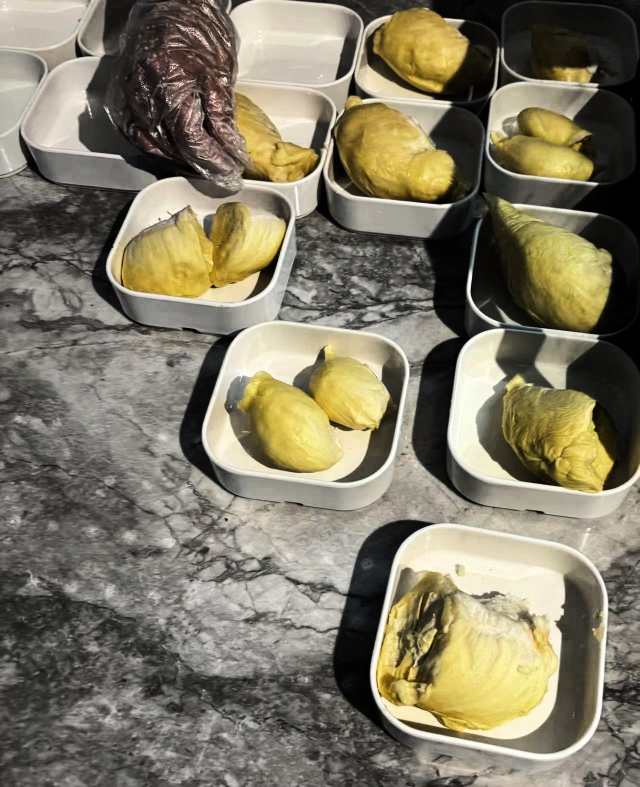
#> input picture experiment2/image_eq1.jpg, 1279 x 1574 px (shown at 1/2 size)
$ python SLICcv.py ../experiment2/image_eq1.jpg 3 3   (Python 2 division)   (older library calls are emulated)
#> lines starting #> are read from the running program, lines starting #| are printed output that depends on the picture
import numpy as np
import sys
import cv2

class SLIC:
    def __init__(self, img, step, nc):
        self.img = img
        self.height, self.width = img.shape[:2]
        self._convertToLAB()
        self.step = step
        self.nc = nc
        self.ns = step
        self.FLT_MAX = 1000000
        self.ITERATIONS = 10

    def _convertToLAB(self):
        try:
            import cv2
            self.labimg = cv2.cvtColor(self.img, cv2.COLOR_BGR2LAB).astype(np.float64)
        except ImportError:
            self.labimg = np.copy(self.img)
            for i in range(self.labimg.shape[0]):
                for j in range(self.labimg.shape[1]):
                    rgb = self.labimg[i, j]
                    self.labimg[i, j] = self._rgb2lab(tuple(reversed(rgb)))

    # [51 lines left out: function _rgb2lab, not called in this run]

    def generateSuperPixels(self):
        self._initData()
        indnp = np.mgrid[0:self.height,0:self.width].swapaxes(0,2).swapaxes(0,1)
        for i in range(self.ITERATIONS):
            self.distances = self.FLT_MAX * np.ones(self.img.shape[:2])
            for j in range(self.centers.shape[0]):
                xlow, xhigh = int(self.centers[j][3] - self.step), int(self.centers[j][3] + self.step)
                ylow, yhigh = int(self.centers[j][4] - self.step), int(self.centers[j][4] + self.step)

                if xlow <= 0:
                    xlow = 0
                if xhigh > self.width:
                    xhigh = self.width
                if ylow <=0:
                    ylow = 0
                if yhigh > self.height:
                    yhigh = self.height

                cropimg = self.labimg[ylow : yhigh , xlow : xhigh]
                colordiff = cropimg - self.labimg[self.centers[j][4], self.centers[j][3]]
                colorDist = np.sqrt(np.sum(np.square(colordiff), axis=2))

                yy, xx = np.ogrid[ylow : yhigh, xlow : xhigh]
                pixdist = ((yy-self.centers[j][4])**2 + (xx-self.centers[j][3])**2)**0.5
                dist = ((colorDist/self.nc)**2 + (pixdist/self.ns)**2)**0.5

                distanceCrop = self.distances[ylow : yhigh, xlow : xhigh]
                idx = dist < distanceCrop
                distanceCrop[idx] = dist[idx]
                self.distances[ylow : yhigh, xlow : xhigh] = distanceCrop
                self.clusters[ylow : yhigh, xlow : xhigh][idx] = j

            for k in range(len(self.centers)):
                idx = (self.clusters == k)
                colornp = self.labimg[idx]
                distnp = indnp[idx]
                self.centers[k][0:3] = np.sum(colornp, axis=0)
                sumy, sumx = np.sum(distnp, axis=0)
                self.centers[k][3:] = sumx, sumy
                self.centers[k] /= np.sum(idx)

    def _initData(self):
        self.clusters = -1 * np.ones(self.img.shape[:2])
        self.distances = self.FLT_MAX * np.ones(self.img.shape[:2])

        centers = []
        for i in range(self.step, self.width - self.step/2, self.step):
            for j in range(self.step, self.height - self.step/2, self.step):

                nc = self._findLocalMinimum(center=(i, j))
                color = self.labimg[nc[1], nc[0]]
                center = [color[0], color[1], color[2], nc[0], nc[1]]
                centers.append(center)
        self.center_counts = np.zeros(len(centers))
        self.centers = np.array(centers)

    # [63 lines left out: functions createConnectivity, displayContours, not called in this run]

    def _findLocalMinimum(self, center):
        min_grad = self.FLT_MAX
        loc_min = center
        x_center, y_center = center
        for i in range(max(x_center - 1, 0), min(x_center + 2, self.width)):
            for j in range(max(y_center - 1, 0), min(y_center + 2, self.height)):
                if i + 1 < self.width and j + 1 < self.height:
                    c1 = self.labimg[j + 1, i]
                    c2 = self.labimg[j, i + 1]
                    c3 = self.labimg[j, i]
                    grad = abs(c1[0] - c3[0]) + abs(c2[0] - c3[0])
                    if grad < min_grad:
                        min_grad = grad
                        loc_min = [i, j]
        return loc_min


if __name__ == "__main__":
    import sys

    if len(sys.argv) != 4:
        print("用法: python slic.py <图像路径> <超像素数量> <nc>")
        sys.exit(1)

    image_path = sys.argv[1]
    try:
        nr_superpixels = int(sys.argv[2])
        nc = int(sys.argv[3])
    except ValueError:
        print("错误: <超像素数量> 和 <nc> 必须是整数。")
        sys.exit(1)

    img = cv2.imread(image_path)
#> img is the input picture: shape (1574, 1279, 3); mean B, G, R 101.2, 121.6, 128.1
    if img is None:
        print(f"错误: 无法加载路径为 {image_path} 的图像")
        sys.exit(1)

    step = int((img.shape[0] * img.shape[1] / nr_superpixels) ** 0.5)
#> step = 819

    slic = SLIC(img, step, nc)
#> in _convertToLAB, `self.labimg = cv2.cvtColor(self.img, cv2.COLOR_BGR2LAB).astype(np.floa..`:
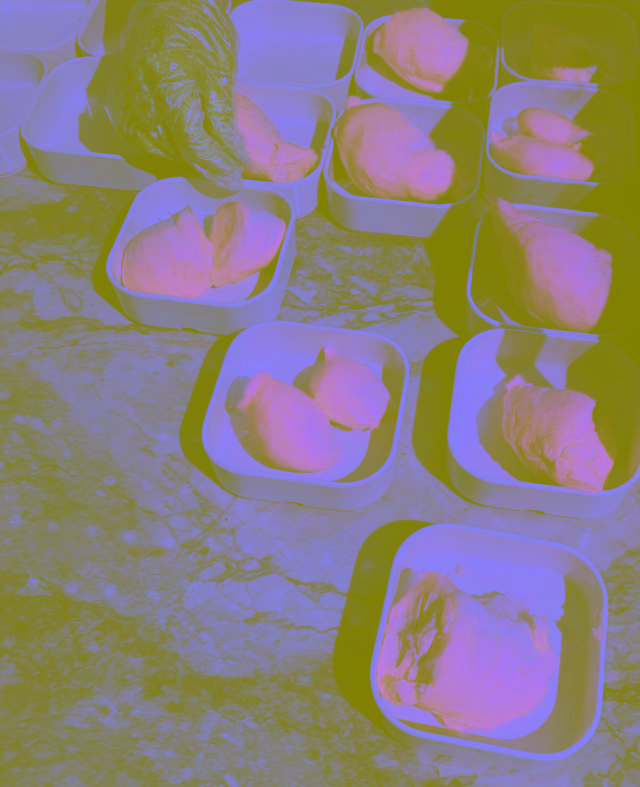
#> self.labimg: shape (1574, 1279, 3) float64 (shown at 1/2 size); mean B, G, R 126.9, 127.5, 139.4
    slic.generateSuperPixels()
#> after the loop in _initData, `for i in range(self.step, self.width - self.step/2, self.step):`: centers = [[178, 126, 136, 820, 818]]
#> in _initData, `self.center_counts = np.zeros(len(centers))`: self.center_counts = [0]
#> in _initData, `self.centers = np.array(centers)`: self.centers = [[178, 126, 136, 820, 818]]
#> after the loop in generateSuperPixels, `for i in range(self.ITERATIONS):`: self.clusters: shape (1574, 1279) float64; every value is -1
#> after the loop in generateSuperPixels, `for i in range(self.ITERATIONS):`: self.distances: shape (1574, 1279) float64; every value is 1000000
#> (the run stopped early here; a loop or call above may not have finished)
